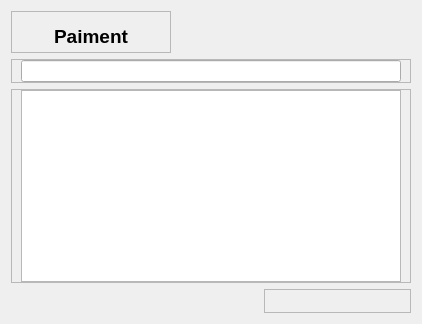
                 <widget class="QWidget" name="index_paiement">
                  <layout class="QVBoxLayout" name="verticalLayout_125">
                   <item alignment="Qt::AlignLeft">
                    <widget class="QFrame" name="frame_117">
                     <property name="frameShape">
                      <enum>QFrame::StyledPanel</enum>
                     </property>
                     <property name="frameShadow">
                      <enum>QFrame::Raised</enum>
                     </property>
                     <layout class="QVBoxLayout" name="verticalLayout_126">
                      <property name="bottomMargin">
                       <number>0</number>
                      </property>
                      <item>
                       <widget class="QPushButton" name="paiement_dialog">
                        <property name="minimumSize">
                         <size>
                          <width>140</width>
                          <height>0</height>
                         </size>
                        </property>
                        <property name="font">
                         <font>
                          <pointsize>14</pointsize>
                          <weight>75</weight>
                          <bold>true</bold>
                         </font>
                        </property>
                        <property name="text">
                         <string>Paiment</string>
                        </property>
                        <property name="flat">
                         <bool>true</bool>
                        </property>
                       </widget>
                      </item>
                     </layout>
                    </widget>
                   </item>
                   <item alignment="Qt::AlignRight">
                    <widget class="QFrame" name="frame_118">
                     <property name="minimumSize">
                      <size>
                       <width>400</width>
                       <height>0</height>
                      </size>
                     </property>
                     <property name="frameShape">
                      <enum>QFrame::StyledPanel</enum>
                     </property>
                     <property name="frameShadow">
                      <enum>QFrame::Raised</enum>
                     </property>
                     <layout class="QVBoxLayout" name="verticalLayout_127">
                      <property name="topMargin">
                       <number>0</number>
                      </property>
                      <property name="bottomMargin">
                       <number>0</number>
                      </property>
                      <item>
                       <widget class="QLineEdit" name="search_paiement"/>
                      </item>
                     </layout>
                    </widget>
                   </item>
                   <item>
                    <widget class="QFrame" name="frame_119">
                     <property name="sizePolicy">
                      <sizepolicy hsizetype="Preferred" vsizetype="Expanding">
                       <horstretch>0</horstretch>
                       <verstretch>0</verstretch>
                      </sizepolicy>
                     </property>
                     <property name="frameShape">
                      <enum>QFrame::StyledPanel</enum>
                     </property>
                     <property name="frameShadow">
                      <enum>QFrame::Raised</enum>
                     </property>
                     <layout class="QVBoxLayout" name="verticalLayout_128">
                      <property name="topMargin">
                       <number>0</number>
                      </property>
                      <property name="bottomMargin">
                       <number>0</number>
                      </property>
                      <item>
                       <widget class="QTableWidget" name="paiement_table">
                        <property name="sizePolicy">
                         <sizepolicy hsizetype="Expanding" vsizetype="Expanding">
                          <horstretch>1</horstretch>
                          <verstretch>0</verstretch>
                         </sizepolicy>
                        </property>
                        <property name="font">
                         <font>
                          <pointsize>13</pointsize>
                         </font>
                        </property>
                        <property name="tabletTracking">
                         <bool>true</bool>
                        </property>
                        <property name="editTriggers">
                         <set>QAbstractItemView::DoubleClicked</set>
                        </property>
                        <property name="tabKeyNavigation">
                         <bool>false</bool>
                        </property>
                        <property name="showDropIndicator" stdset="0">
                         <bool>false</bool>
                        </property>
                        <property name="selectionBehavior">
                         <enum>QAbstractItemView::SelectRows</enum>
                        </property>
                        <property name="sortingEnabled">
                         <bool>true</bool>
                        </property>
                        <property name="wordWrap">
                         <bool>false</bool>
                        </property>
                        <property name="cornerButtonEnabled">
                         <bool>false</bool>
                        </property>
                        <attribute name="horizontalHeaderCascadingSectionResizes">
                         <bool>false</bool>
                        </attribute>
                        <attribute name="horizontalHeaderMinimumSectionSize">
                         <number>100</number>
                        </attribute>
                        <attribute name="horizontalHeaderHighlightSections">
                         <bool>false</bool>
                        </attribute>
                        <attribute name="horizontalHeaderStretchLastSection">
                         <bool>true</bool>
                        </attribute>
                        <attribute name="verticalHeaderVisible">
                         <bool>false</bool>
                        </attribute>
                        <attribute name="verticalHeaderHighlightSections">
                         <bool>false</bool>
                        </attribute>
                       </widget>
                      </item>
                     </layout>
                    </widget>
                   </item>
                   <item alignment="Qt::AlignRight">
                    <widget class="QFrame" name="frame_120">
                     <property name="frameShape">
                      <enum>QFrame::StyledPanel</enum>
                     </property>
                     <property name="frameShadow">
                      <enum>QFrame::Raised</enum>
                     </property>
                     <layout class="QHBoxLayout" name="horizontalLayout_42">
                      <property name="spacing">
                       <number>20</number>
                      </property>
                      <property name="topMargin">
                       <number>0</number>
                      </property>
                      <property name="bottomMargin">
                       <number>0</number>
                      </property>
                      <item>
                       <widget class="QPushButton" name="prev_paiement">
                        <property name="text">
                         <string/>
                        </property>
                        <property name="flat">
                         <bool>true</bool>
                        </property>
                       </widget>
                      </item>
                      <item>
                       <widget class="QLabel" name="label_paiement">
                        <property name="text">
                         <string/>
                        </property>
                       </widget>
                      </item>
                      <item>
                       <widget class="QPushButton" name="next_paiement">
                        <property name="text">
                         <string/>
                        </property>
                        <property name="flat">
                         <bool>true</bool>
                        </property>
                       </widget>
                      </item>
                     </layout>
                    </widget>
                   </item>
                  </layout>
                 </widget>
